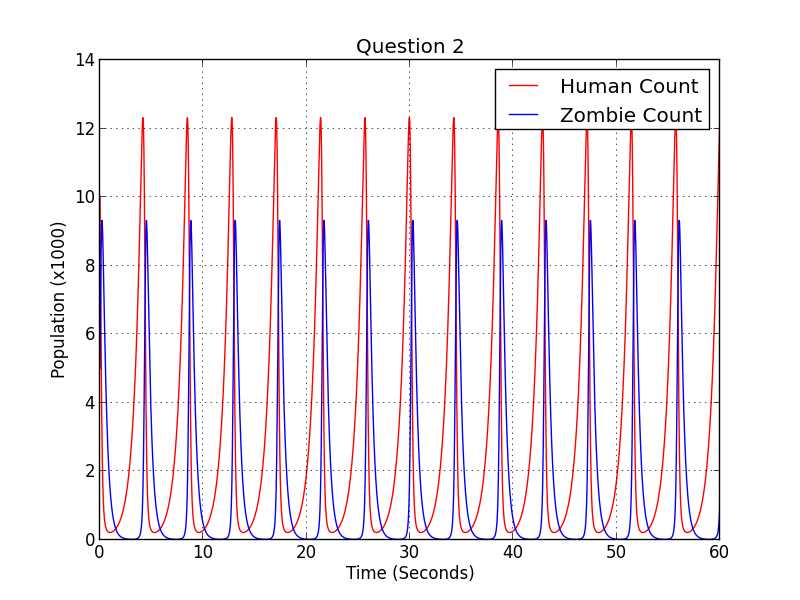

The script that saved this image:
from __future__ import division
import numpy as np
import pylab
import math

# Constants ###########################
pi = np.pi

A = 1.5 # human growth
B = 1 # human decline
C = 3 # zombie decline
D = 1 # zombie growth


# Pre-Req ###########################

# Time ###########################
start = 0
end = 60
h = 0.01
time = np.arange(start, end+h, h)

# Setup data arrays
numValues = 2
data = [[0 for col in range(time.size)] for row in range(numValues)]


# Initial Values ###########################
data[0][0] = 10 # humans
data[1][0] = 5 # zombie

# Exact ####################

# RK4 Equation Array ###########################
def rk4Eqns(t, d):
    result = np.zeros(numValues)
    result[0] = A*d[0] - B*d[0]*d[1] # dh
    result[1] = -1.0*C*d[1] + D*d[0]*d[1] # dz
    return result

# Functions for RK4
def addArrays(a1, a2):
    result = np.zeros(len(a1))
    for i in range(len(a1)):
        result[i] = a1[i] + a2[i]
    return result

def getRK4(d, k1, k2, k3, k4):
    result = np.zeros(len(d))
    for i in range(len(d)):
        result[i] = d[i] + (h*(k1[i] + 2.0*k2[i] + 2.0*k3[i] + k4[i])/6.0)
    return result
    

# RK4 Loop
for index in range(0, time.size-1):
    currentD = np.zeros(numValues)
    for i in range(numValues):
        currentD[i] = data[i][index]
    
    t = time[index]

    k1 = rk4Eqns(t, currentD)
    k2 = rk4Eqns(t + h/2.0, addArrays(currentD,k1*h/2.0))
    k3 = rk4Eqns(t + h/2.0, addArrays(currentD,k2*h/2.0))
    k4 = rk4Eqns(t + h, addArrays(currentD,k3*h))

    nextD = getRK4(currentD, k1, k2, k3, k4)

    for i in range(numValues):
        data[i][index+1] = nextD[i]  
# End RK4 Loop

# Plot it ####################################################
pylab.plot(time, data[0], "r-", label="Human Count")
pylab.plot(time, data[1], "b-", label="Zombie Count")
#pylab.plot(data[0], data[1], "g-", label="Path RK4")
#pylab.plot(xExact, yExact, "go", label="Path Exact")

# Plot settings  ###########################
pylab.legend(loc=0)
pylab.xlabel('Time (Seconds)')
pylab.ylabel('Population (x1000)')
pylab.title('Question 2')
pylab.grid(True)
pylab.savefig('fisher_exam1_q1')

pylab.show()

